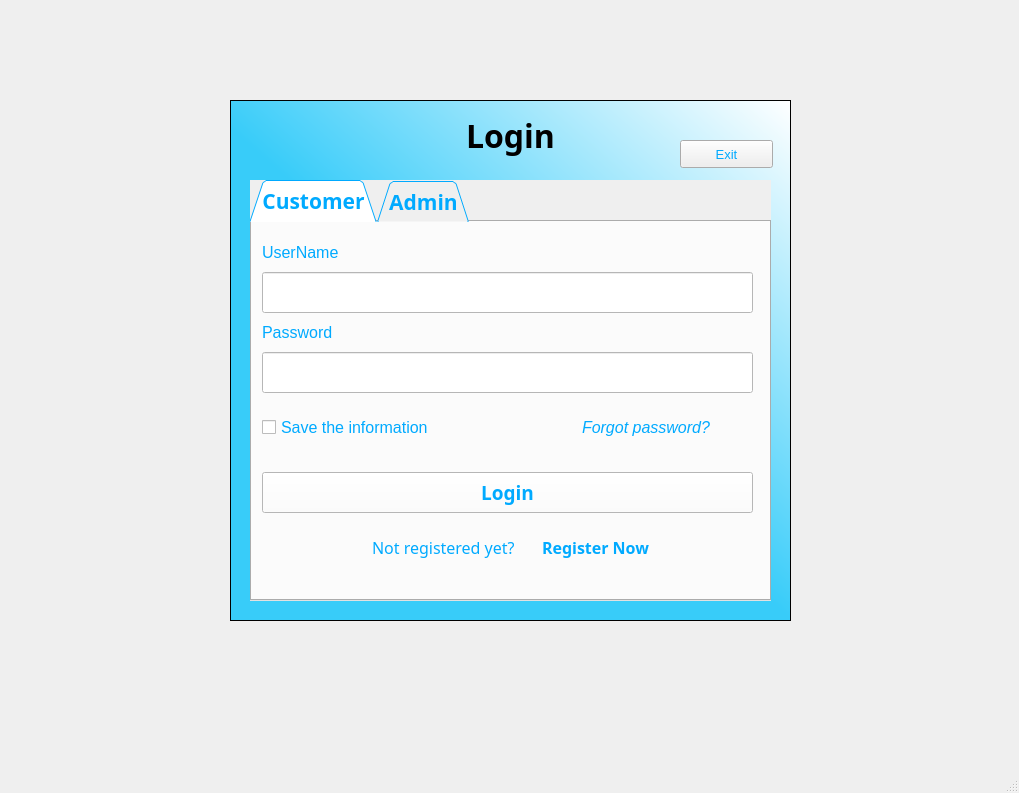
<?xml version="1.0" encoding="UTF-8"?>
<ui version="4.0">
 <class>MainWindow</class>
 <widget class="QMainWindow" name="MainWindow">
  <property name="geometry">
   <rect>
    <x>0</x>
    <y>0</y>
    <width>1019</width>
    <height>793</height>
   </rect>
  </property>
  <property name="windowTitle">
   <string>MainWindow</string>
  </property>
  <widget class="QWidget" name="centralwidget">
   <widget class="QTableWidget" name="tableWidget">
    <property name="geometry">
     <rect>
      <x>230</x>
      <y>100</y>
      <width>561</width>
      <height>521</height>
     </rect>
    </property>
    <property name="styleSheet">
     <string notr="true">background-color: qlineargradient(spread:pad, x1:0.502488, y1:0.528, x2:1, y2:0, stop:0 rgba(56, 204, 249, 255), stop:1 rgba(255, 255, 255, 255));

</string>
    </property>
   </widget>
   <widget class="QTabWidget" name="tabWidget">
    <property name="geometry">
     <rect>
      <x>250</x>
      <y>180</y>
      <width>521</width>
      <height>421</height>
     </rect>
    </property>
    <property name="maximumSize">
     <size>
      <width>16777215</width>
      <height>421</height>
     </size>
    </property>
    <property name="font">
     <font>
      <family>Segoe UI Semilight</family>
      <pointsize>16</pointsize>
      <weight>75</weight>
      <bold>true</bold>
      <stylestrategy>PreferDefault</stylestrategy>
     </font>
    </property>
    <property name="focusPolicy">
     <enum>Qt::StrongFocus</enum>
    </property>
    <property name="contextMenuPolicy">
     <enum>Qt::DefaultContextMenu</enum>
    </property>
    <property name="toolTipDuration">
     <number>-1</number>
    </property>
    <property name="accessibleDescription">
     <string/>
    </property>
    <property name="layoutDirection">
     <enum>Qt::LeftToRight</enum>
    </property>
    <property name="autoFillBackground">
     <bool>true</bool>
    </property>
    <property name="styleSheet">
     <string notr="true">color: rgb(0, 170, 255);
</string>
    </property>
    <property name="inputMethodHints">
     <set>Qt::ImhNone</set>
    </property>
    <property name="tabPosition">
     <enum>QTabWidget::North</enum>
    </property>
    <property name="tabShape">
     <enum>QTabWidget::Triangular</enum>
    </property>
    <property name="currentIndex">
     <number>0</number>
    </property>
    <property name="iconSize">
     <size>
      <width>30</width>
      <height>30</height>
     </size>
    </property>
    <property name="elideMode">
     <enum>Qt::ElideLeft</enum>
    </property>
    <widget class="QWidget" name="tabCustomer">
     <attribute name="icon">
      <iconset>
       <normaloff>images/ic_customer.png</normaloff>images/ic_customer.png</iconset>
     </attribute>
     <attribute name="title">
      <string>Customer</string>
     </attribute>
     <widget class="QLabel" name="label_2">
      <property name="geometry">
       <rect>
        <x>10</x>
        <y>10</y>
        <width>141</width>
        <height>41</height>
       </rect>
      </property>
      <property name="font">
       <font>
        <pointsize>12</pointsize>
       </font>
      </property>
      <property name="text">
       <string>UserName</string>
      </property>
     </widget>
     <widget class="QLineEdit" name="lineEditUserNameCus">
      <property name="geometry">
       <rect>
        <x>10</x>
        <y>50</y>
        <width>491</width>
        <height>41</height>
       </rect>
      </property>
      <property name="styleSheet">
       <string notr="true">color: rgb(0, 0, 0);
background-color: rgb(255, 255, 255);</string>
      </property>
     </widget>
     <widget class="QLabel" name="label_3">
      <property name="geometry">
       <rect>
        <x>10</x>
        <y>90</y>
        <width>121</width>
        <height>41</height>
       </rect>
      </property>
      <property name="font">
       <font>
        <pointsize>12</pointsize>
       </font>
      </property>
      <property name="text">
       <string>Password</string>
      </property>
     </widget>
     <widget class="QLineEdit" name="lineEditPasswordCus">
      <property name="geometry">
       <rect>
        <x>10</x>
        <y>130</y>
        <width>491</width>
        <height>41</height>
       </rect>
      </property>
      <property name="styleSheet">
       <string notr="true">background-color: rgb(255, 255, 255);
</string>
      </property>
      <property name="echoMode">
       <enum>QLineEdit::Password</enum>
      </property>
     </widget>
     <widget class="QCheckBox" name="checkBoxSaveCus">
      <property name="geometry">
       <rect>
        <x>10</x>
        <y>190</y>
        <width>221</width>
        <height>31</height>
       </rect>
      </property>
      <property name="font">
       <font>
        <pointsize>12</pointsize>
       </font>
      </property>
      <property name="styleSheet">
       <string notr="true"/>
      </property>
      <property name="text">
       <string>Save the information</string>
      </property>
     </widget>
     <widget class="QLabel" name="labelForgotCus">
      <property name="geometry">
       <rect>
        <x>330</x>
        <y>190</y>
        <width>161</width>
        <height>31</height>
       </rect>
      </property>
      <property name="font">
       <font>
        <pointsize>12</pointsize>
        <italic>true</italic>
       </font>
      </property>
      <property name="focusPolicy">
       <enum>Qt::StrongFocus</enum>
      </property>
      <property name="layoutDirection">
       <enum>Qt::RightToLeft</enum>
      </property>
      <property name="text">
       <string>Forgot password?</string>
      </property>
      <property name="textFormat">
       <enum>Qt::PlainText</enum>
      </property>
     </widget>
     <widget class="QPushButton" name="pushButtonSigninCus">
      <property name="geometry">
       <rect>
        <x>10</x>
        <y>250</y>
        <width>491</width>
        <height>41</height>
       </rect>
      </property>
      <property name="baseSize">
       <size>
        <width>0</width>
        <height>0</height>
       </size>
      </property>
      <property name="font">
       <font>
        <family>Segoe UI Semilight</family>
        <pointsize>14</pointsize>
        <weight>75</weight>
        <italic>false</italic>
        <bold>true</bold>
       </font>
      </property>
      <property name="styleSheet">
       <string notr="true">background-color: rgb(255, 255, 255);</string>
      </property>
      <property name="text">
       <string>Login</string>
      </property>
      <property name="icon">
       <iconset>
        <normaloff>images/ic_signin.png</normaloff>images/ic_signin.png</iconset>
      </property>
      <property name="iconSize">
       <size>
        <width>40</width>
        <height>40</height>
       </size>
      </property>
     </widget>
     <widget class="QLabel" name="labelLogin">
      <property name="geometry">
       <rect>
        <x>290</x>
        <y>300</y>
        <width>151</width>
        <height>51</height>
       </rect>
      </property>
      <property name="sizeIncrement">
       <size>
        <width>0</width>
        <height>0</height>
       </size>
      </property>
      <property name="font">
       <font>
        <family>Segoe UI Semilight</family>
        <pointsize>12</pointsize>
        <weight>75</weight>
        <bold>true</bold>
       </font>
      </property>
      <property name="focusPolicy">
       <enum>Qt::StrongFocus</enum>
      </property>
      <property name="text">
       <string>Register Now</string>
      </property>
     </widget>
     <widget class="QLabel" name="label_6">
      <property name="geometry">
       <rect>
        <x>120</x>
        <y>300</y>
        <width>191</width>
        <height>51</height>
       </rect>
      </property>
      <property name="font">
       <font>
        <family>Segoe UI Semilight</family>
        <pointsize>12</pointsize>
        <weight>50</weight>
        <bold>false</bold>
       </font>
      </property>
      <property name="text">
       <string>Not registered yet?</string>
      </property>
     </widget>
    </widget>
    <widget class="QWidget" name="tabAdmin">
     <attribute name="icon">
      <iconset>
       <normaloff>images/ic_admin.png</normaloff>images/ic_admin.png</iconset>
     </attribute>
     <attribute name="title">
      <string>Admin</string>
     </attribute>
     <widget class="QLabel" name="label_12">
      <property name="geometry">
       <rect>
        <x>10</x>
        <y>20</y>
        <width>141</width>
        <height>41</height>
       </rect>
      </property>
      <property name="font">
       <font>
        <pointsize>12</pointsize>
       </font>
      </property>
      <property name="text">
       <string>UserName</string>
      </property>
     </widget>
     <widget class="QLineEdit" name="lineEditUserNameAd">
      <property name="geometry">
       <rect>
        <x>10</x>
        <y>70</y>
        <width>491</width>
        <height>41</height>
       </rect>
      </property>
      <property name="styleSheet">
       <string notr="true">color: rgb(0, 0, 0);</string>
      </property>
     </widget>
     <widget class="QLabel" name="label_19">
      <property name="geometry">
       <rect>
        <x>10</x>
        <y>130</y>
        <width>121</width>
        <height>41</height>
       </rect>
      </property>
      <property name="font">
       <font>
        <pointsize>12</pointsize>
       </font>
      </property>
      <property name="text">
       <string>Password</string>
      </property>
     </widget>
     <widget class="QLineEdit" name="lineEditPasswordAd">
      <property name="geometry">
       <rect>
        <x>10</x>
        <y>180</y>
        <width>491</width>
        <height>41</height>
       </rect>
      </property>
      <property name="focusPolicy">
       <enum>Qt::StrongFocus</enum>
      </property>
      <property name="echoMode">
       <enum>QLineEdit::Password</enum>
      </property>
     </widget>
     <widget class="QCheckBox" name="checkBoxSaveAd">
      <property name="geometry">
       <rect>
        <x>10</x>
        <y>240</y>
        <width>221</width>
        <height>31</height>
       </rect>
      </property>
      <property name="font">
       <font>
        <pointsize>12</pointsize>
       </font>
      </property>
      <property name="focusPolicy">
       <enum>Qt::ClickFocus</enum>
      </property>
      <property name="text">
       <string>Save the information</string>
      </property>
     </widget>
     <widget class="QPushButton" name="pushButtonSigninAd">
      <property name="geometry">
       <rect>
        <x>10</x>
        <y>300</y>
        <width>491</width>
        <height>41</height>
       </rect>
      </property>
      <property name="baseSize">
       <size>
        <width>0</width>
        <height>0</height>
       </size>
      </property>
      <property name="font">
       <font>
        <family>Segoe UI Semilight</family>
        <pointsize>14</pointsize>
        <weight>75</weight>
        <italic>false</italic>
        <bold>true</bold>
       </font>
      </property>
      <property name="styleSheet">
       <string notr="true">background-color: rgb(255, 255, 255);</string>
      </property>
      <property name="text">
       <string>Login</string>
      </property>
      <property name="icon">
       <iconset>
        <normaloff>images/ic_signin.png</normaloff>images/ic_signin.png</iconset>
      </property>
      <property name="iconSize">
       <size>
        <width>40</width>
        <height>40</height>
       </size>
      </property>
     </widget>
     <widget class="QLabel" name="labelForgotAd">
      <property name="geometry">
       <rect>
        <x>330</x>
        <y>240</y>
        <width>161</width>
        <height>31</height>
       </rect>
      </property>
      <property name="font">
       <font>
        <pointsize>12</pointsize>
        <italic>true</italic>
       </font>
      </property>
      <property name="focusPolicy">
       <enum>Qt::StrongFocus</enum>
      </property>
      <property name="layoutDirection">
       <enum>Qt::RightToLeft</enum>
      </property>
      <property name="text">
       <string>Forgot password?</string>
      </property>
     </widget>
    </widget>
   </widget>
   <widget class="QLabel" name="label">
    <property name="geometry">
     <rect>
      <x>390</x>
      <y>110</y>
      <width>241</width>
      <height>51</height>
     </rect>
    </property>
    <property name="font">
     <font>
      <family>Script MT Bold</family>
      <pointsize>24</pointsize>
      <weight>75</weight>
      <bold>true</bold>
     </font>
    </property>
    <property name="text">
     <string>&lt;html&gt;&lt;head/&gt;&lt;body&gt;&lt;p align=&quot;center&quot;&gt;Login&lt;/p&gt;&lt;/body&gt;&lt;/html&gt;</string>
    </property>
   </widget>
   <widget class="QPushButton" name="pushButtonExit">
    <property name="geometry">
     <rect>
      <x>680</x>
      <y>140</y>
      <width>93</width>
      <height>28</height>
     </rect>
    </property>
    <property name="font">
     <font>
      <pointsize>10</pointsize>
     </font>
    </property>
    <property name="styleSheet">
     <string notr="true">color: rgb(0, 170, 255);</string>
    </property>
    <property name="text">
     <string>Exit</string>
    </property>
    <property name="icon">
     <iconset>
      <normaloff>images/ic_exit.png</normaloff>images/ic_exit.png</iconset>
    </property>
   </widget>
  </widget>
  <widget class="QMenuBar" name="menubar">
   <property name="geometry">
    <rect>
     <x>0</x>
     <y>0</y>
     <width>1019</width>
     <height>26</height>
    </rect>
   </property>
  </widget>
  <widget class="QStatusBar" name="statusbar"/>
 </widget>
 <resources/>
 <connections/>
</ui>
